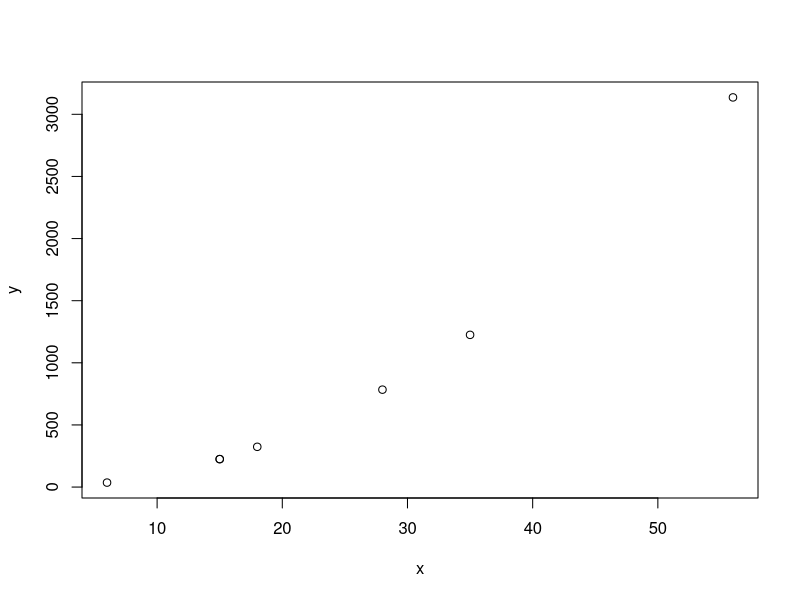
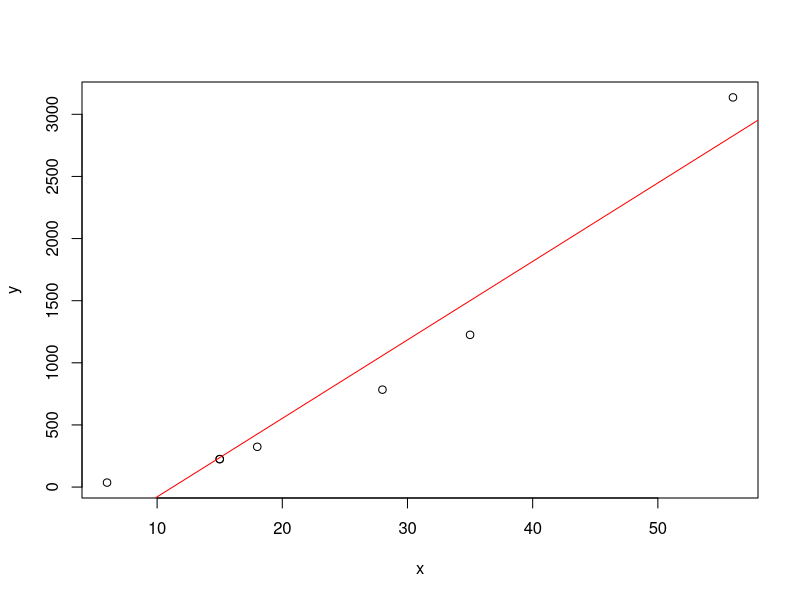
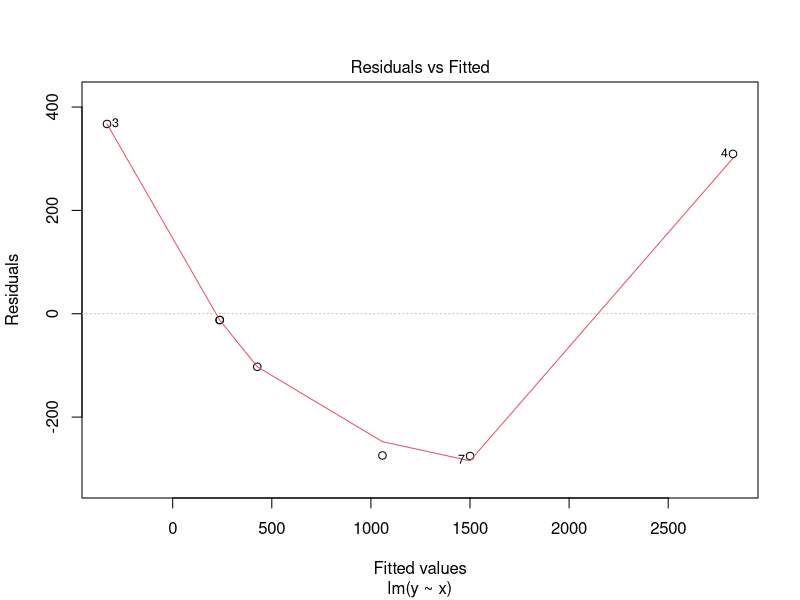
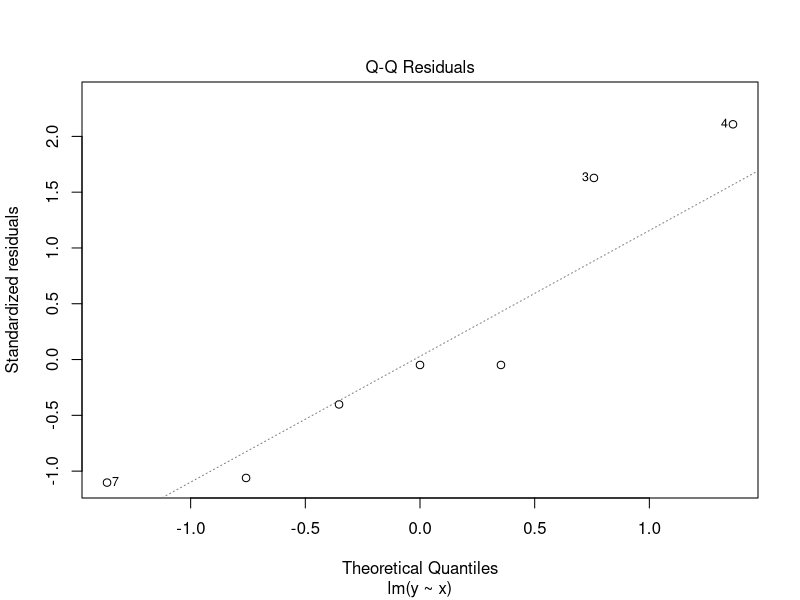
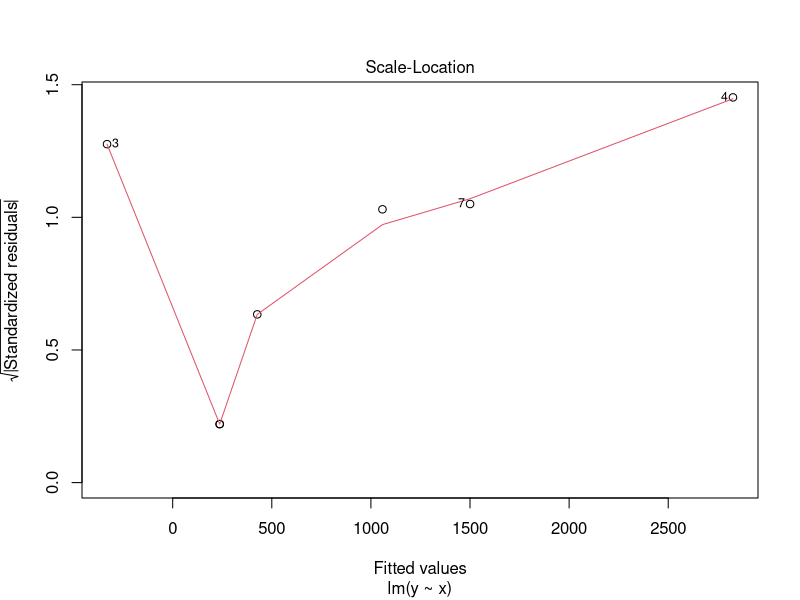
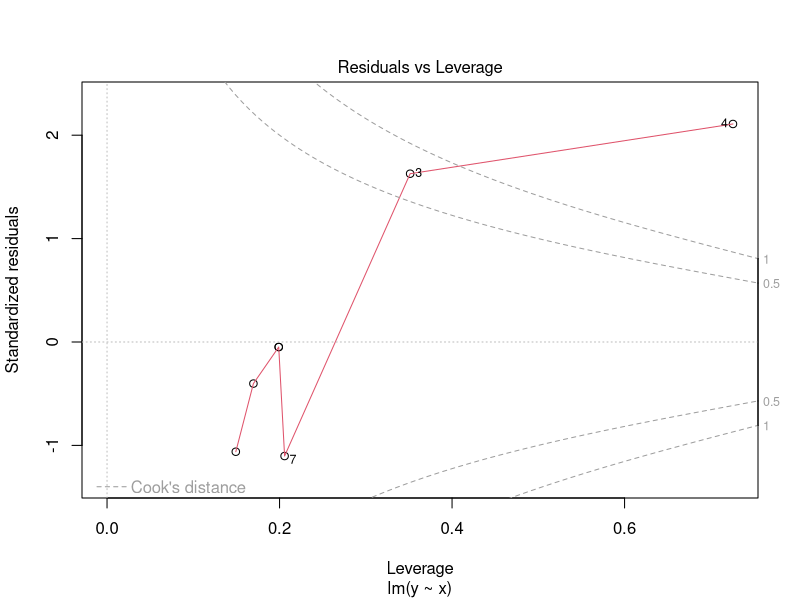

These figures' R source, in order:
## ---- chunk 1
# Do basic math - turn your computer into the most expensive pocket calculator you have ever used
2+3
23*(2^26 + 1.36)/sqrt(23e123)

# Create a vector (collection) of values to work with
# you can assign values using either the "<-" symbol or a "=". 
# The preferred method is using the "<-" for clarity
x <- c(15,18,6,56,15,28,35)
x

# Do some math with the vector
y <- x^2
y

# Calculate some statistics
mean(x)
mean(y)

var(x)
var(y)

summary(x)
summary(y)

fivenum(x)
fivenum(y)

# Generate some plots
plot(x,y)          # basic scatterplot

plot(x,y)          # same scatterplot with an added regression line for the paired x-y values 
abline(lm(y~x), col="red")

# Do some linear modeling
my_lm <- lm(y ~ x) # simple linear regression model of the form "y = B0 + (B1 * x)"
print(my_lm)       # print out the coefficients for the model
summary(my_lm)     # compute and print the more detailed statistics for the model
plot(my_lm)
